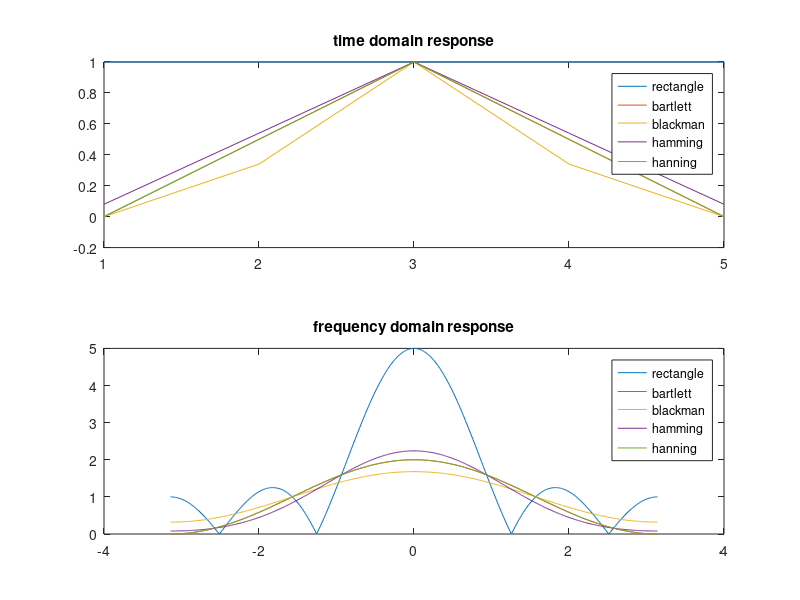

MATLAB code for this plot:

n=input('Enter N ');
figure(1)
w=-pi:pi/256:pi;
subplot(2,1,1)
w1=window(@rectwin,n);
w2=window(@bartlett,n);
w3=window(@blackman,n);
w4=window(@hamming,n);
w5=window(@hann,n);
figure(1)
plot(1:n,[w1,w2,w3,w4,w5]),title('time domain response');
legend('rectangle' ,'bartlett','blackman','hamming','hanning');
subplot(2,1,2)
plot(w,abs(freqz(w1,1,w)),w,abs(freqz(w2,1,w)),w,abs(freqz(w3,1,w)),w,abs(freqz(w4,1,w)),w,abs(freqz(w5,1,w))),title('frequency domain response');
legend('rectangle' ,'bartlett','blackman','hamming','hanning');